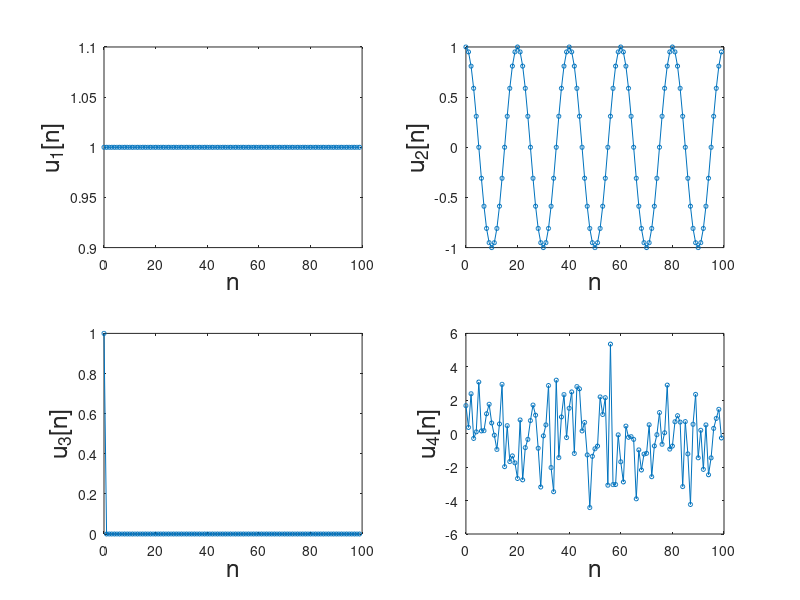
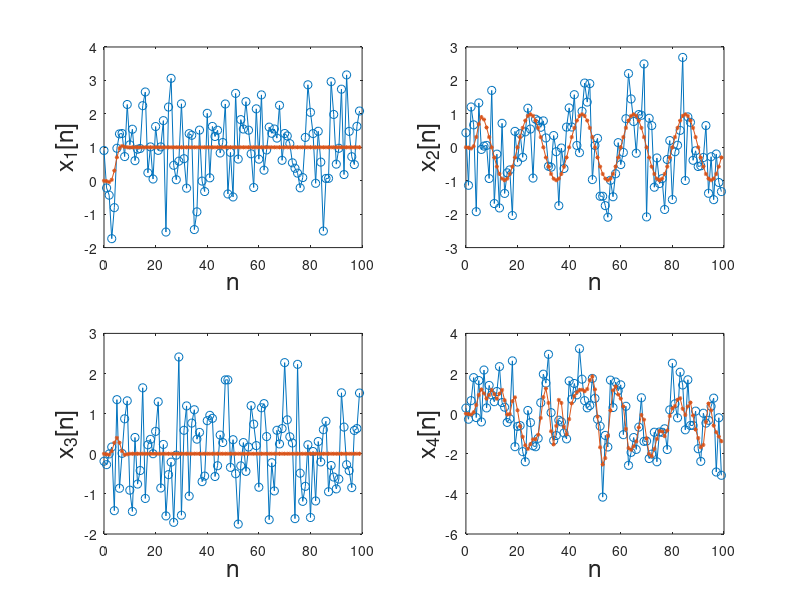
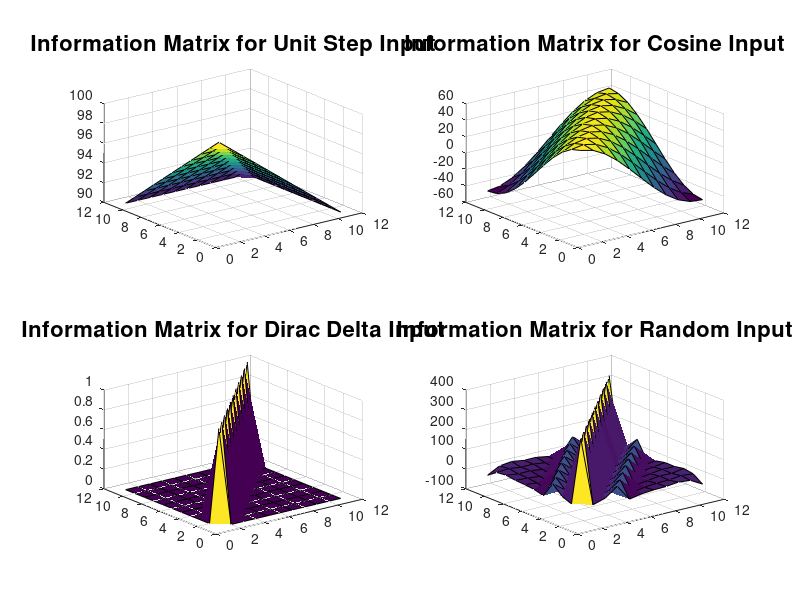

Here is the MATLAB script that generated these plots, in order:
% ESE 524 Linear Models System Identification example
clear all; close all;
%% initialize variables and input functions, plot inputs
N = 100;
p = 10;
s2 = 1;

%first generate true filter coefficients

h = fir1(p, .4); % low pass filter at 8 hz
h=h';
u = zeros(4,N);
u(1,:) = 1;
u(2,:) = cos(2*pi*(0:N-1)/20);
u(3,1) = 1;
u(4,:) = 0+2*randn(1,N);

%plot the signals
figure(); 
title('Candidate Input Functions');

subplot(2,2,1)
plot(0:N-1, u(1,:),'o-','MarkerSize',3)
xlabel('n','fontsize',18)
ylabel('u_1[n]','fontsize',18)



subplot(2,2,2)
plot(0:N-1, u(2,:),'o-','MarkerSize',3)
xlabel('n','fontsize',18)
ylabel('u_2[n]','fontsize',18)

subplot(2,2,3)
plot(0:N-1, u(3,:),'o-','MarkerSize',3)
xlabel('n','fontsize',18)
ylabel('u_3[n]','fontsize',18)


subplot(2,2,4)
plot(0:N-1, u(4,:),'o-','MarkerSize',3)
xlabel('n','fontsize',18)
ylabel('u_4[n]','fontsize',18)
%% Estimate Some coefficients

%create H matrices
H_1 = zeros(N,p+1);
H_2 = H_1;
H_3 = H_1;
H_4 = H_1;
for i = 1:N
    if (i<=p)
        H_1(i,1:i)= u(1,i:-1:1); %this indexing gives the right order
        H_2(i,1:i)= u(2,i:-1:1);
        H_3(i,1:i)= u(3,i:-1:1);
        H_4(i,1:i)= u(4,i:-1:1);
    else
        H_1(i,:) = u(1,i:-1:i-p);
        H_2(i,:) = u(2,i:-1:i-p);
        H_3(i,:) = u(3,i:-1:i-p);
        H_4(i,:) = u(4,i:-1:i-p);
    end
    
end

%generate signals
x1 = H_1*h + s2*randn(N,1);
x2 = H_2*h + s2*randn(N,1);
x3 = H_3*h + s2*randn(N,1);
x4 = H_4*h + s2*randn(N,1);

%plot signals
figure(); 
subplot(2,2,1)
plot(0:N-1, x1,'o-', 0:N-1,H_1*h,'*- ','MarkerSize',3)
xlabel('n','fontsize',18)
ylabel('x_1[n]','fontsize',18)



subplot(2,2,2)
plot(0:N-1, x2,'o-', 0:N-1,H_2*h,'*- ','MarkerSize',3)
xlabel('n','fontsize',18)
ylabel('x_2[n]','fontsize',18)

subplot(2,2,3)
plot(0:N-1, x3,'o-', 0:N-1,H_3*h,'*- ','MarkerSize',3)
xlabel('n','fontsize',18)
ylabel('x_3[n]','fontsize',18)


subplot(2,2,4)
plot(0:N-1, x4,'o-', 0:N-1,H_4*h,'*- ','MarkerSize',3)
xlabel('n','fontsize',18)
ylabel('x_4[n]','fontsize',18)



%% Compute the estimators

h_hat1 = (H_1'*H_1)^-1*H_1'*x1;
h_hat2 = (H_2'*H_2)^-1*H_2'*x2;
h_hat3 = (H_3'*H_3)^-1*H_3'*x3;
h_hat4 = (H_4'*H_4)^-1*H_4'*x4;

mse_1 = mean((h-h_hat1).^2)
mse_2 = mean((h-h_hat2).^2)
mse_3 = mean((h-h_hat3).^2)
mse_4 = mean((h-h_hat4).^2)

%why is random noise the best?
mean(diag((H_1'*H_1)^-1))
mean(diag((H_2'*H_2)^-1))
mean(diag((H_3'*H_3)^-1))
mean(diag((H_4'*H_4)^-1))

figure(); 
subplot(2,2,1)
surf((H_1'*H_1))
title('Information Matrix for Unit Step Input','fontsize',16)



subplot(2,2,2)
surf((H_2'*H_2))
title('Information Matrix for Cosine Input','fontsize',16)


subplot(2,2,3)
surf((H_3'*H_3))
title('Information Matrix for Dirac Delta Input','fontsize',16)


subplot(2,2,4)
surf((H_4'*H_4))
title('Information Matrix for Random Input','fontsize',16)

